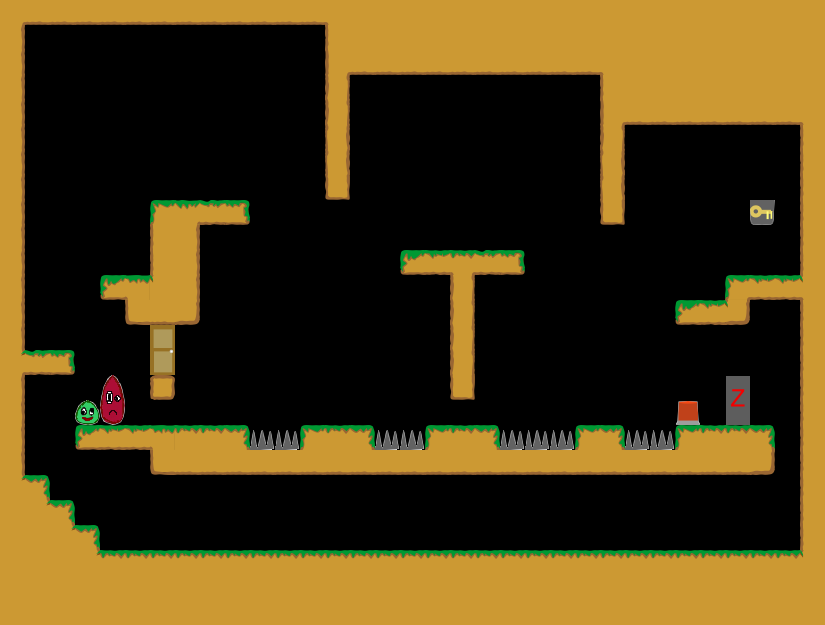

This is a level from a 2D game, rendered from its Tiled map with the project's own tilesets. A one-line summary and the map file follow, with tile-layer data summarised:
An orthogonal 33x25 tile map with 25x25 px tiles, 1 tile layer (Kachelebene 1).

<map version="1.0" orientation="orthogonal" width="33" height="25" tilewidth="25" tileheight="25">
 <tileset firstgid="1" name="Tileset" tilewidth="25" tileheight="25">
  <image source="../../../img/Tileset.png" width="400" height="250" />
 </tileset>
 <layer name="Kachelebene 1" width="33" height="25">
  <properties>
   <property name="Buttons" value="" />
   <property name="Doors" value="" />
  </properties>
  <data>[825 cells, 339 non-empty, 39 distinct tile ids]</data>
 </layer>
</map>
